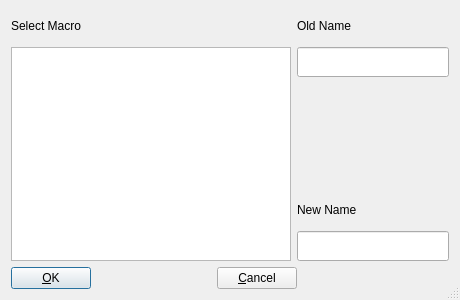
<?xml version="1.0" encoding="UTF-8"?>
<ui version="4.0">
 <class>RenameMacro</class>
 <widget class="QDialog" name="RenameMacro">
  <property name="geometry">
   <rect>
    <x>0</x>
    <y>0</y>
    <width>460</width>
    <height>300</height>
   </rect>
  </property>
  <property name="minimumSize">
   <size>
    <width>400</width>
    <height>200</height>
   </size>
  </property>
  <property name="maximumSize">
   <size>
    <width>500</width>
    <height>400</height>
   </size>
  </property>
  <property name="windowTitle">
   <string>Rename Macro</string>
  </property>
  <property name="sizeGripEnabled">
   <bool>true</bool>
  </property>
  <layout class="QGridLayout" name="gridLayout">
   <item row="0" column="0">
    <widget class="QLabel" name="MHeader">
     <property name="minimumSize">
      <size>
       <width>160</width>
       <height>30</height>
      </size>
     </property>
     <property name="text">
      <string>Select Macro</string>
     </property>
     <property name="wordWrap">
      <bool>false</bool>
     </property>
    </widget>
   </item>
   <item row="0" column="1" colspan="2">
    <widget class="QLabel" name="OName">
     <property name="minimumSize">
      <size>
       <width>150</width>
       <height>30</height>
      </size>
     </property>
     <property name="text">
      <string>Old Name</string>
     </property>
     <property name="wordWrap">
      <bool>false</bool>
     </property>
    </widget>
   </item>
   <item row="1" column="0" rowspan="4">
    <widget class="QListView" name="MacroBox">
     <property name="minimumSize">
      <size>
       <width>160</width>
       <height>130</height>
      </size>
     </property>
    </widget>
   </item>
   <item row="1" column="1" colspan="2">
    <widget class="QLineEdit" name="OldName">
     <property name="minimumSize">
      <size>
       <width>150</width>
       <height>30</height>
      </size>
     </property>
     <property name="readOnly">
      <bool>true</bool>
     </property>
    </widget>
   </item>
   <item row="2" column="2">
    <spacer name="verticalSpacer">
     <property name="orientation">
      <enum>Qt::Vertical</enum>
     </property>
     <property name="sizeHint" stdset="0">
      <size>
       <width>20</width>
       <height>102</height>
      </size>
     </property>
    </spacer>
   </item>
   <item row="3" column="1" colspan="2">
    <widget class="QLabel" name="NName">
     <property name="minimumSize">
      <size>
       <width>150</width>
       <height>30</height>
      </size>
     </property>
     <property name="text">
      <string>New Name</string>
     </property>
     <property name="wordWrap">
      <bool>false</bool>
     </property>
    </widget>
   </item>
   <item row="4" column="1" colspan="2">
    <widget class="QLineEdit" name="NewName">
     <property name="minimumSize">
      <size>
       <width>150</width>
       <height>30</height>
      </size>
     </property>
    </widget>
   </item>
   <item row="5" column="0" colspan="2">
    <layout class="QHBoxLayout">
     <item>
      <widget class="QPushButton" name="buttonOk">
       <property name="text">
        <string>&amp;OK</string>
       </property>
       <property name="shortcut">
        <string/>
       </property>
       <property name="autoDefault">
        <bool>true</bool>
       </property>
       <property name="default">
        <bool>true</bool>
       </property>
      </widget>
     </item>
     <item>
      <spacer>
       <property name="orientation">
        <enum>Qt::Horizontal</enum>
       </property>
       <property name="sizeType">
        <enum>QSizePolicy::Expanding</enum>
       </property>
       <property name="sizeHint" stdset="0">
        <size>
         <width>120</width>
         <height>20</height>
        </size>
       </property>
      </spacer>
     </item>
     <item>
      <widget class="QPushButton" name="buttonCancel">
       <property name="text">
        <string>&amp;Cancel</string>
       </property>
       <property name="shortcut">
        <string/>
       </property>
       <property name="autoDefault">
        <bool>true</bool>
       </property>
      </widget>
     </item>
    </layout>
   </item>
   <item row="5" column="2">
    <spacer name="horizontalSpacer">
     <property name="orientation">
      <enum>Qt::Horizontal</enum>
     </property>
     <property name="sizeHint" stdset="0">
      <size>
       <width>141</width>
       <height>20</height>
      </size>
     </property>
    </spacer>
   </item>
  </layout>
 </widget>
 <layoutdefault spacing="6" margin="11"/>
 <resources/>
 <connections>
  <connection>
   <sender>buttonOk</sender>
   <signal>clicked()</signal>
   <receiver>RenameMacro</receiver>
   <slot>accept()</slot>
   <hints>
    <hint type="sourcelabel">
     <x>20</x>
     <y>20</y>
    </hint>
    <hint type="destinationlabel">
     <x>20</x>
     <y>20</y>
    </hint>
   </hints>
  </connection>
  <connection>
   <sender>buttonCancel</sender>
   <signal>clicked()</signal>
   <receiver>RenameMacro</receiver>
   <slot>reject()</slot>
   <hints>
    <hint type="sourcelabel">
     <x>20</x>
     <y>20</y>
    </hint>
    <hint type="destinationlabel">
     <x>20</x>
     <y>20</y>
    </hint>
   </hints>
  </connection>
 </connections>
</ui>
